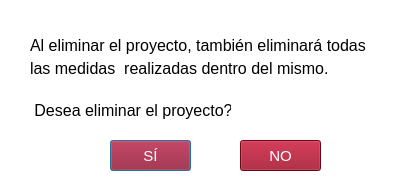
<?xml version="1.0" encoding="UTF-8"?>
<ui version="4.0">
 <class>Dialog</class>
 <widget class="QDialog" name="Dialog">
  <property name="enabled">
   <bool>true</bool>
  </property>
  <property name="geometry">
   <rect>
    <x>0</x>
    <y>0</y>
    <width>413</width>
    <height>194</height>
   </rect>
  </property>
  <property name="windowTitle">
   <string>Advertencia</string>
  </property>
  <property name="styleSheet">
   <string notr="true">background-color: rgb(255, 255, 255);</string>
  </property>
  <widget class="QLabel" name="label">
   <property name="geometry">
    <rect>
     <x>30</x>
     <y>20</y>
     <width>341</width>
     <height>51</height>
    </rect>
   </property>
   <property name="font">
    <font>
     <pointsize>12</pointsize>
    </font>
   </property>
   <property name="text">
    <string>Al eliminar el proyecto, también eliminará todas </string>
   </property>
  </widget>
  <widget class="QLabel" name="label_2">
   <property name="geometry">
    <rect>
     <x>30</x>
     <y>90</y>
     <width>201</width>
     <height>41</height>
    </rect>
   </property>
   <property name="font">
    <font>
     <pointsize>12</pointsize>
    </font>
   </property>
   <property name="text">
    <string> Desea eliminar el proyecto?</string>
   </property>
  </widget>
  <widget class="QLabel" name="label_3">
   <property name="geometry">
    <rect>
     <x>30</x>
     <y>60</y>
     <width>301</width>
     <height>16</height>
    </rect>
   </property>
   <property name="font">
    <font>
     <pointsize>12</pointsize>
    </font>
   </property>
   <property name="text">
    <string>las medidas  realizadas dentro del mismo.</string>
   </property>
  </widget>
  <widget class="QPushButton" name="btnDelete">
   <property name="geometry">
    <rect>
     <x>110</x>
     <y>140</y>
     <width>81</width>
     <height>31</height>
    </rect>
   </property>
   <property name="font">
    <font>
     <pointsize>11</pointsize>
     <bold>false</bold>
    </font>
   </property>
   <property name="cursor">
    <cursorShape>PointingHandCursor</cursorShape>
   </property>
   <property name="styleSheet">
    <string notr="true">background-color: rgb(150, 7, 33);
color: rgb(255, 255, 255);
</string>
   </property>
   <property name="text">
    <string>SÍ</string>
   </property>
  </widget>
  <widget class="QPushButton" name="btnNoDelete">
   <property name="geometry">
    <rect>
     <x>240</x>
     <y>140</y>
     <width>81</width>
     <height>31</height>
    </rect>
   </property>
   <property name="font">
    <font>
     <pointsize>11</pointsize>
     <bold>false</bold>
    </font>
   </property>
   <property name="cursor">
    <cursorShape>PointingHandCursor</cursorShape>
   </property>
   <property name="styleSheet">
    <string notr="true">background-color: rgb(150, 7, 33);
color: rgb(255, 255, 255);
</string>
   </property>
   <property name="text">
    <string>NO</string>
   </property>
  </widget>
 </widget>
 <resources/>
 <connections/>
</ui>
